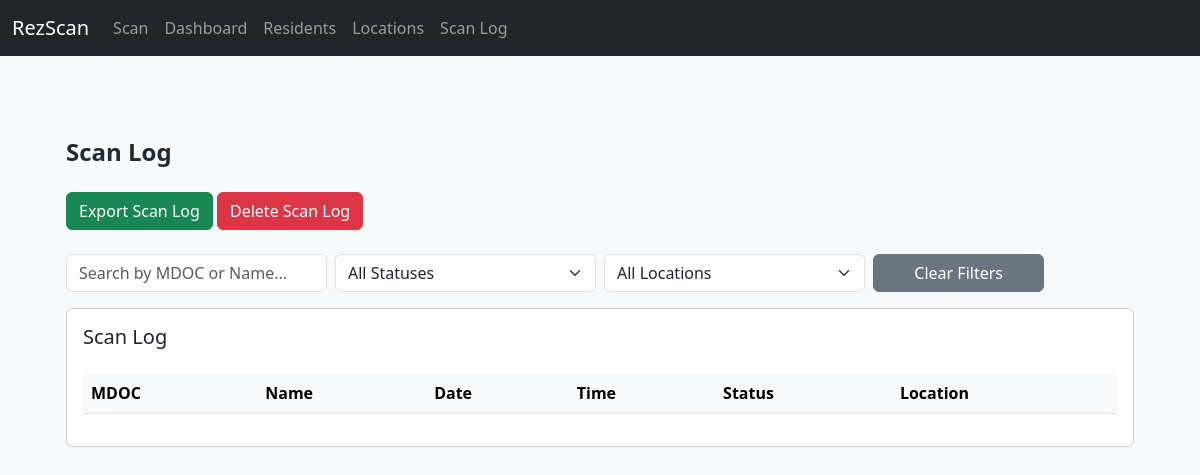
The page /admin/scanlog on the database as committed earlier.
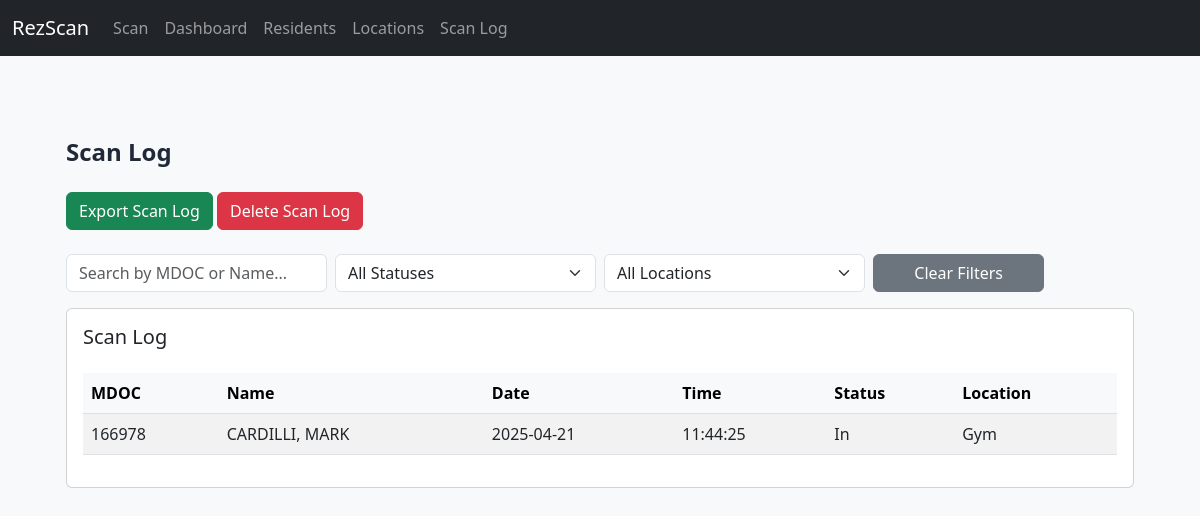
The same page on the database as committed later.
### tables this page shows
CREATE TABLE scans (
                scanid INTEGER PRIMARY KEY AUTOINCREMENT,
                mdoc TEXT,
                date TEXT,
                time TEXT,
                status TEXT,
                location TEXT
            );

CREATE TABLE residents (
                id INTEGER PRIMARY KEY AUTOINCREMENT,
                name TEXT NOT NULL,
                mdoc TEXT UNIQUE NOT NULL,
                unit TEXT,
                housing_unit TEXT,
                level TEXT,
                photo TEXT
            );

### RezScan Flask App.py (the view)
@app.route('/admin/scanlog', methods=['GET', 'POST'])
def scanlog():
    with sqlite3.connect(DB_PATH) as conn:
        c = conn.cursor()
        c.execute('SELECT * FROM scans_with_residents ORDER BY time desc')
        data = c.fetchall()
        c.execute('SELECT DISTINCT status FROM scans_with_residents ORDER BY status')
        status_options = [row[0] for row in c.fetchall() if row[0]]
        c.execute('SELECT DISTINCT location FROM scans_with_residents ORDER BY location')
        location_options = [row[0] for row in c.fetchall() if row[0]]
    return render_template('scanlog.html', scans=data, status_options=status_options, location_options=location_options)

### Templates/scanlog.html (shortened to what this page needs)
{% extends 'layout.html' %}
{% block content %}
<div class="container mx-auto px-4 py-8">
    <h2 class="text-2xl font-bold mb-6 text-gray-800">Scan Log</h2>
    <div class="mb-4">
        <a href="{{ url_for('export_scanlog') }}" class="btn btn-success">Export Scan Log</a>
        <form action="{{ url_for('delete_scanlog') }}" method="post" class="d-inline" onsubmit="return confirm('Are you sure you want to delete the scan log?');">
            <button type="submit" class="btn btn-danger">Delete Scan Log</button>
        </form>
    </div>
    <div class="row g-2 mb-3 align-items-end">
        <div class="col-md-3">
            <input type="text" id="searchInput" class="form-control" placeholder="Search by MDOC or Name..." onkeyup="filterTable()" autocomplete="off">
        </div>
        <div class="col-md-3">
            <select id="filterStatus" class="form-select" onchange="filterTable()">
                <option value="">All Statuses</option>
            </select>
        </div>
        <div class="col-md-3">
            <select id="filterLocation" class="form-select" onchange="filterTable()">
                <option value="">All Locations</option>
            </select>
        </div>
        <div class="col-md-2">
            <button class="btn btn-secondary w-100" onclick="resetFilters()">Clear Filters</button>
        </div>
    </div>
    <div class="card p-3">
        <h5 class="card-title">Scan Log</h5>
        <div class="table-responsive">
            <table id="scansTable" class="table table-striped mt-3 align-middle">
                <thead class="table-light">
                    <tr>
                        <th>MDOC</th>
                        <th>Name</th>
                        <th>Date</th>
                        <th>Time</th>
                        <th>Status</th>
                        <th>Location</th>
                    </tr>
                </thead>
                <tbody>
                    {% for scan in scans %}
                    <tr>
                        <td>{{ scan[0] }}</td>
                        <td>{{ scan[1] }}</td>
                        <td>{{ scan[2] }}</td>
                        <td>{{ scan[3] }}</td>
                        <td>{{ scan[4] }}</td>
                        <td>{{ scan[5] }}</td>
                    </tr>
                    {% endfor %}
                </tbody>
            </table>
        </div>
    </div>
</div>
<link href="https://cdn.jsdelivr.net/npm/tailwindcss@2.2.19/dist/tailwind.min.css" rel="stylesheet">
<link href="https://cdn.jsdelivr.net/npm/bootstrap@5.3.0/dist/css/bootstrap.min.css" rel="stylesheet">
{% endblock %}

### Templates/layout.html (shortened to what this page needs)
<!DOCTYPE html>
<html lang="en">
<head>
    <link href="https://cdn.jsdelivr.net/npm/bootstrap@5.3.3/dist/css/bootstrap.min.css" rel="stylesheet">
</head>
<body class="bg-light">
    <nav class="navbar navbar-expand-lg navbar-dark bg-dark mb-4">
        <div class="container-fluid">
            <a class="navbar-brand" href="{{ url_for('index') }}">RezScan</a>
            <div class="collapse navbar-collapse" id="navbarNav">
                <ul class="navbar-nav">
                    <li class="nav-item">
                        <a class="nav-link" href="{{ url_for('scan') }}">Scan</a>
                    </li>
                    <li class="nav-item">
                        <a class="nav-link" href="{{ url_for('dashboard') }}">Dashboard</a>
                    </li>
                    <li class="nav-item">
                        <a class="nav-link" href="{{ url_for('manage_residents') }}">Residents</a>
                    </li>
                    <li class="nav-item">
                        <a class="nav-link" href="{{ url_for('manage_locations') }}">Locations</a>
                    </li>
                    <li class="nav-item">
                        <a class="nav-link" href="{{ url_for('scanlog') }}">Scan Log</a>
                    </li>
                </ul>
            </div>
        </div>
    </nav>
    <div class="container py-4">
        {% block content %}{% endblock %}
    </div>
</body>
</html>

Rows that differ between the two databases and show on the page:
now on this page (row edited): scans: mdoc "166978", name "CARDILLI, MARK", date "2025-04-21", time "11:44:25", status "In", location "Gym"
